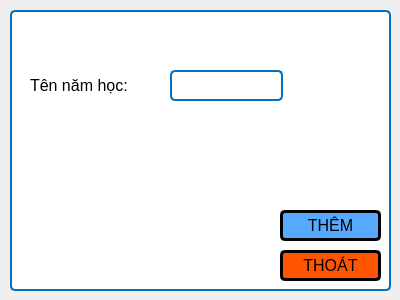
<?xml version="1.0" encoding="UTF-8"?>
<ui version="4.0">
 <class>man_hinh_them_nam_hoc</class>
 <widget class="QWidget" name="man_hinh_them_nam_hoc">
  <property name="geometry">
   <rect>
    <x>0</x>
    <y>0</y>
    <width>400</width>
    <height>300</height>
   </rect>
  </property>
  <property name="windowTitle">
   <string>Form</string>
  </property>
  <widget class="QLabel" name="label">
   <property name="geometry">
    <rect>
     <x>30</x>
     <y>70</y>
     <width>131</width>
     <height>31</height>
    </rect>
   </property>
   <property name="font">
    <font>
     <family>Tahoma</family>
     <pointsize>12</pointsize>
     <bold>false</bold>
    </font>
   </property>
   <property name="styleSheet">
    <string notr="true">border:none;</string>
   </property>
   <property name="text">
    <string>Tên năm học: </string>
   </property>
  </widget>
  <widget class="QLineEdit" name="ten_nam_hoc">
   <property name="geometry">
    <rect>
     <x>170</x>
     <y>70</y>
     <width>113</width>
     <height>31</height>
    </rect>
   </property>
   <property name="font">
    <font>
     <family>Tahoma</family>
     <pointsize>12</pointsize>
    </font>
   </property>
   <property name="styleSheet">
    <string notr="true">border: 2px solid rgb(0, 112, 192);
background-color: rgb(255, 255, 255);
border-radius: 5px</string>
   </property>
  </widget>
  <widget class="QLabel" name="label_8">
   <property name="geometry">
    <rect>
     <x>10</x>
     <y>10</y>
     <width>381</width>
     <height>281</height>
    </rect>
   </property>
   <property name="styleSheet">
    <string notr="true">border: 2px solid rgb(0, 112, 192);
background-color: rgb(255, 255, 255);
border-radius: 5px</string>
   </property>
   <property name="text">
    <string/>
   </property>
  </widget>
  <widget class="QPushButton" name="thoat">
   <property name="geometry">
    <rect>
     <x>280</x>
     <y>250</y>
     <width>101</width>
     <height>31</height>
    </rect>
   </property>
   <property name="font">
    <font>
     <family>Tahoma</family>
     <pointsize>12</pointsize>
     <bold>false</bold>
    </font>
   </property>
   <property name="styleSheet">
    <string notr="true">border: 3px solid rgb(0,0,0);
background-color: rgb(255, 85, 0);
border-radius: 5px;</string>
   </property>
   <property name="text">
    <string>THOÁT</string>
   </property>
   <property name="icon">
    <iconset>
     <normalon>:/images/32_n.png</normalon>
    </iconset>
   </property>
  </widget>
  <widget class="QPushButton" name="them">
   <property name="geometry">
    <rect>
     <x>280</x>
     <y>210</y>
     <width>101</width>
     <height>31</height>
    </rect>
   </property>
   <property name="font">
    <font>
     <family>Tahoma</family>
     <pointsize>12</pointsize>
     <bold>false</bold>
    </font>
   </property>
   <property name="styleSheet">
    <string notr="true">border: 3px solid rgb(0,0,0);
background-color: rgb(85, 170, 255);
border-radius: 5px;</string>
   </property>
   <property name="text">
    <string>THÊM</string>
   </property>
   <property name="icon">
    <iconset>
     <normalon>:/images/6_n.png</normalon>
    </iconset>
   </property>
  </widget>
  <zorder>label_8</zorder>
  <zorder>label</zorder>
  <zorder>ten_nam_hoc</zorder>
  <zorder>thoat</zorder>
  <zorder>them</zorder>
 </widget>
 <resources>
  <include location="../resource.qrc"/>
 </resources>
 <connections/>
</ui>
